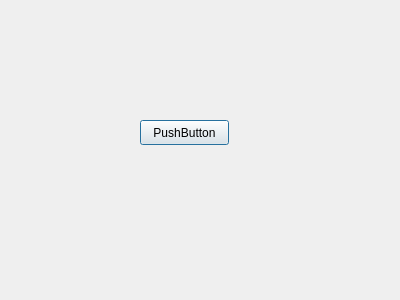
<?xml version="1.0" encoding="UTF-8"?>
<ui version="4.0">
 <class>Dialog</class>
 <widget class="QDialog" name="Dialog">
  <property name="geometry">
   <rect>
    <x>0</x>
    <y>0</y>
    <width>400</width>
    <height>300</height>
   </rect>
  </property>
  <property name="windowTitle">
   <string>Dialog</string>
  </property>
  <widget class="QPushButton" name="pushButton">
   <property name="geometry">
    <rect>
     <x>140</x>
     <y>120</y>
     <width>89</width>
     <height>25</height>
    </rect>
   </property>
   <property name="text">
    <string>PushButton</string>
   </property>
  </widget>
 </widget>
 <resources/>
 <connections/>
</ui>
